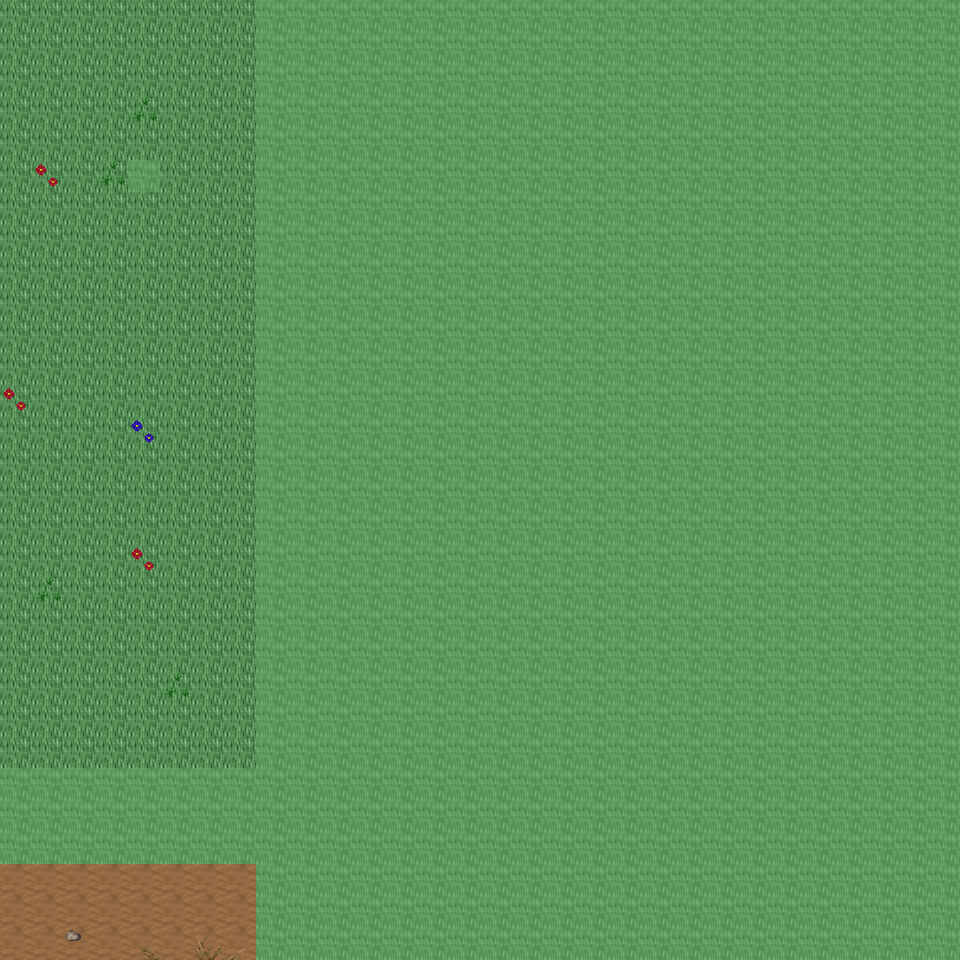

Tiled map render using the project's own tile images. Description and the map definition, with tile-layer contents summarised, below:
An orthogonal 30x30 tile map with 32x32 px tiles, 6 tile layers (Ground, Object, Object2, Above, ...), 24 tilesets and 3 objects (3x mapchange).

<map version="1.0" orientation="orthogonal" renderorder="right-down" width="30" height="30" tilewidth="32" tileheight="32" nextobjectid="4">
  <tileset firstgid="1" name="tileset_ground_ground" tilewidth="32" tileheight="32" tilecount="33" columns="3">
    <image source="../drawable/tileset_ground_ground.png" width="96" height="352" />
  </tileset>
  <tileset firstgid="34" name="tileset_ground_ridge_earth_dark" tilewidth="32" tileheight="32" tilecount="96" columns="12">
    <image source="../drawable/tileset_ground_ridge_earth_dark.png" width="384" height="256" />
  </tileset>
  <tileset firstgid="130" name="tileset_ground_rock_pebbles" tilewidth="32" tileheight="32" tilecount="3" columns="1">
    <image source="../drawable/tileset_ground_rock_pebbles.png" width="32" height="96" />
  </tileset>
  <tileset firstgid="133" name="tileset_ground_ladder_steps" tilewidth="32" tileheight="32" tilecount="6" columns="3">
    <image source="../drawable/tileset_ground_ladder_steps.png" width="96" height="64" />
  </tileset>
  <tileset firstgid="139" name="tileset_ground_grass_edges" tilewidth="32" tileheight="32" tilecount="36" columns="12">
    <image source="../drawable/tileset_ground_grass_edges.png" width="384" height="96" />
  </tileset>
  <tileset firstgid="175" name="tileset_ground_grass_corners" tilewidth="32" tileheight="32" tilecount="24" columns="6">
    <image source="../drawable/tileset_ground_grass_corners.png" width="192" height="128" />
  </tileset>
  <tileset firstgid="199" name="tileset_ground_earth_edges" tilewidth="32" tileheight="32" tilecount="18" columns="6">
    <image source="../drawable/tileset_ground_earth_edges.png" width="192" height="96" />
  </tileset>
  <tileset firstgid="217" name="tileset_plant_flower_daisy_white" tilewidth="32" tileheight="32" tilecount="8" columns="2">
    <image source="../drawable/tileset_plant_flower_daisy_white.png" width="64" height="128" />
  </tileset>
  <tileset firstgid="225" name="tileset_item_corpse_huge_animal" tilewidth="32" tileheight="32" tilecount="16" columns="2">
    <image source="../drawable/tileset_item_corpse_huge_animal.png" width="64" height="256" />
  </tileset>
  <tileset firstgid="241" name="tileset_plant_grasses" tilewidth="32" tileheight="32" tilecount="6" columns="3">
    <image source="../drawable/tileset_plant_grasses.png" width="96" height="64" />
  </tileset>
  <tileset firstgid="247" name="tileset_plant_flower_daisy_blue" tilewidth="32" tileheight="32" tilecount="8" columns="2">
    <image source="../drawable/tileset_plant_flower_daisy_blue.png" width="64" height="128" />
  </tileset>
  <tileset firstgid="255" name="tileset_plant_flower_daisy_yellow" tilewidth="32" tileheight="32" tilecount="8" columns="2">
    <image source="../drawable/tileset_plant_flower_daisy_yellow.png" width="64" height="128" />
  </tileset>
  <tileset firstgid="263" name="tileset_plant_flower_daisy_red" tilewidth="32" tileheight="32" tilecount="8" columns="2">
    <image source="../drawable/tileset_plant_flower_daisy_red.png" width="64" height="128" />
  </tileset>
  <tileset firstgid="271" name="tileset_plant_bush_bushes" tilewidth="32" tileheight="32" tilecount="10" columns="5">
    <image source="../drawable/tileset_plant_bush_bushes.png" width="160" height="64" />
  </tileset>
  <tileset firstgid="281" name="tileset_plant_stump_stump_brown" tilewidth="32" tileheight="32" tilecount="4" columns="2">
    <image source="../drawable/tileset_plant_stump_stump_brown.png" width="64" height="64" />
  </tileset>
  <tileset firstgid="285" name="tileset_logic_collision" tilewidth="32" tileheight="32" tilecount="1" columns="1">
    <image source="../drawable/tileset_logic_collision.png" width="32" height="32" />
  </tileset>
  <tileset firstgid="286" name="tileset_plant_tree_dead_tree_5" tilewidth="32" tileheight="32" tilecount="20" columns="4">
    <image source="../drawable/tileset_plant_tree_dead_tree_5.png" width="128" height="160" />
  </tileset>
  <tileset firstgid="306" name="tileset_plant_tree_dead_tree_6" tilewidth="32" tileheight="32" tilecount="20" columns="4">
    <image source="../drawable/tileset_plant_tree_dead_tree_6.png" width="128" height="160" />
  </tileset>
  <tileset firstgid="326" name="tileset_plant_tree_dead_tree_7" tilewidth="32" tileheight="32" tilecount="20" columns="4">
    <image source="../drawable/tileset_plant_tree_dead_tree_7.png" width="128" height="160" />
  </tileset>
  <tileset firstgid="346" name="tileset_plant_bush_large_dead" tilewidth="32" tileheight="32" tilecount="2" columns="1">
    <image source="../drawable/tileset_plant_bush_large_dead.png" width="32" height="64" />
  </tileset>
  <tileset firstgid="348" name="tileset_plant_bush_large_wide_dead" tilewidth="32" tileheight="32" tilecount="4" columns="2">
    <image source="../drawable/tileset_plant_bush_large_wide_dead.png" width="64" height="64" />
  </tileset>
  <tileset firstgid="352" name="tileset_plant_grasses_wildland" tilewidth="32" tileheight="32" tilecount="4" columns="4">
    <image source="../drawable/tileset_plant_grasses_wildland.png" width="128" height="32" />
  </tileset>
  <tileset firstgid="356" name="tileset_object_skullsonspikes_l" tilewidth="32" tileheight="32" tilecount="12" columns="4">
    <image source="../drawable/tileset_object_skullsonspikes_l.png" width="128" height="96" />
  </tileset>
  <tileset firstgid="368" name="tileset_object_skullsonspikes_r" tilewidth="32" tileheight="32" tilecount="12" columns="4">
    <image source="../drawable/tileset_object_skullsonspikes_r.png" width="128" height="96" />
  </tileset>
  <layer name="Ground" width="30" height="30">
    <data>[900 cells, 900 non-empty, 2 distinct tile ids]</data>
  </layer>
  <layer name="Object" width="30" height="30">
    <data>[900 cells, 25 non-empty, 4 distinct tile ids]</data>
  </layer>
  <layer name="Object2" width="30" height="30">
    <data>[900 cells, 21 non-empty, 7 distinct tile ids]</data>
  </layer>
  <layer name="Above" width="30" height="30">
    <data>[900 cells, 4 non-empty, 4 distinct tile ids]</data>
  </layer>
  <layer name="Above2" width="30" height="30">
    <data>[900 cells, 0 non-empty, 0 distinct tile ids]</data>
  </layer>
  <layer name="Walkable" width="30" height="30">
    <data>[900 cells, 685 non-empty, 1 distinct tile ids]</data>
  </layer>
  <objectgroup name="MapEvents">
    <object id="1" name="south" type="mapchange" x="0" y="928" width="256" height="32">
      <properties>
        <property name="map" value="0_ados_mountain_n2_w2_x3_y1" />
        <property name="place" value="north" />
      </properties>
    </object>
    <object id="2" name="west" type="mapchange" x="0" y="0" width="32" height="768">
      <properties>
        <property name="map" value="0_ados_mountain_n2_w2_x2_y0" />
        <property name="place" value="east" />
      </properties>
    </object>
    <object id="3" name="west2" type="mapchange" x="0" y="864" width="32" height="96">
      <properties>
        <property name="map" value="0_ados_mountain_n2_w2_x2_y0" />
        <property name="place" value="east2" />
      </properties>
    </object>
  </objectgroup>
</map>
